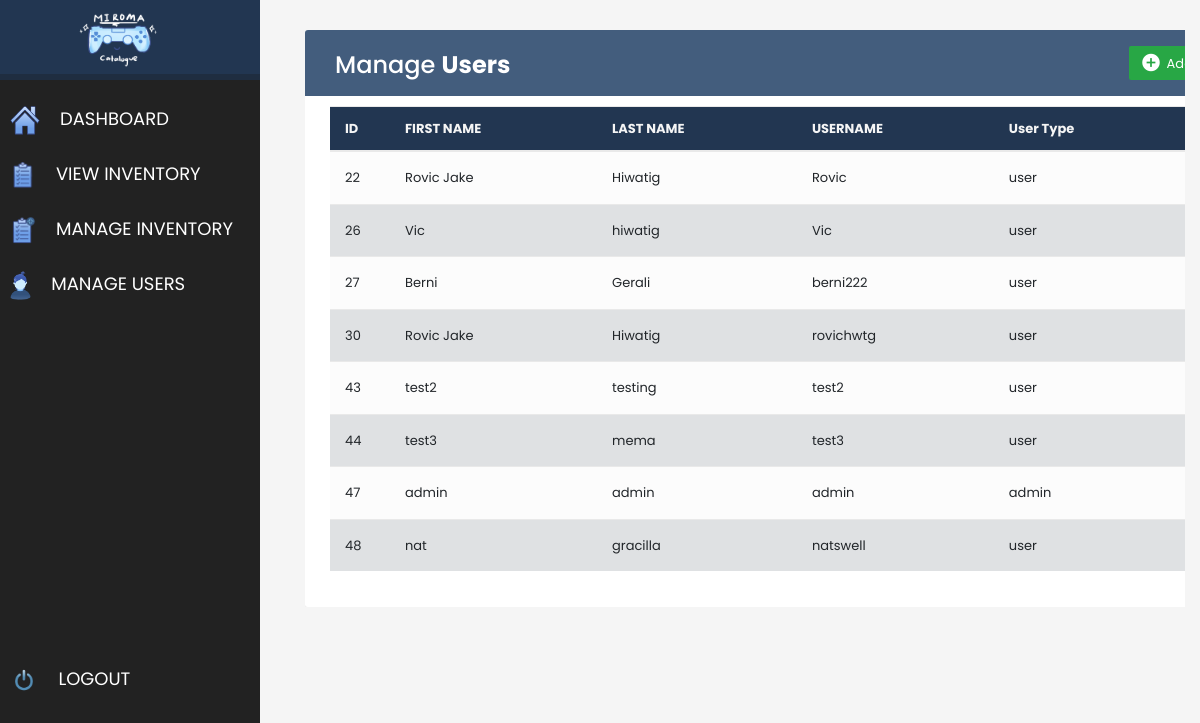
The page /a-manageuser.php on the database its author committed.
### tables this page shows
CREATE TABLE `user` (
  `UserID` int(12) NOT NULL,
  `first_name` varchar(150) NOT NULL,
  `last_name` varchar(150) NOT NULL,
  `password` varchar(150) NOT NULL,
  `username` varchar(150) NOT NULL,
  `userType` enum('user','admin') NOT NULL
);

### a-manageuser.php (the view, shortened to what this page needs)
<!DOCTYPE html>
<html lang="en">
<head>
<link rel="stylesheet" href="css/manageinv_design.css"/>
<link rel="stylesheet" href="https://stackpath.bootstrapcdn.com/bootstrap/4.5.0/css/bootstrap.min.css">
<link rel="stylesheet" href="https://maxcdn.bootstrapcdn.com/font-awesome/4.7.0/css/font-awesome.min.css">
</head>
<body>
	<nav class="side-nav">
		<div class="logo">
		  <img src="images/nav-logo.png" alt="Logo">
		</div>
		<ul>
			<li>
				<img src="images/HomeIcon.png" alt="Button" style="max-width: 30px; height: 30px;">
				<a href="dashboard.php">DASHBOARD</a>
			  </li>
			  <li>
				<img src="images/InventoryIcon.png" alt="Button" style="max-width: 30px; height: 30px; padding:10;">
				<a href="a-view-inv.php">VIEW INVENTORY</a>
			  </li>
			  <li>
				<img src="images/InventoryIcon(manage).png" alt="Button" style="max-width: 30px; height: 30px; padding:10;">
				<a href="a-manageinv.php">MANAGE INVENTORY</a>
			  </li>
			  <li><img src="images/UserIcon.png" alt="Button" style="max-width: 30px; height: 30px; padding:10;">
				<a href="a-manageuser.php">MANAGE USERS</a>
			  </li>
			  <li> <img src="images/LogOutIcon.png" alt="Button" style="max-width: 30px; height: 30px; padding:10;">
				<a href="logoutconf.php">LOGOUT</a>
			  </li>
		</ul>
	  </nav>
<div class="container-xl">
	<div class="table-responsive">
		<div class="table-wrapper">
			<div class="table-title">
				<div class="row">
					<div class="col-sm-6">
						<h2>Manage <b>Users</b></h2>
					</div>
					<div class="col-sm-6">
						<a href="#addEmployeeModal" class="btn btn-success" data-toggle="modal"><i class="material-icons">&#xE147;</i> <span>Add New Users</span></a>
					</div>
				</div>
			</div>
			<table class="table table-striped table-hover">
				<thead>
					<tr>
						<th>ID</th>
						<th>FIRST NAME</th>
						<th>LAST NAME</th>
						<th>USERNAME</th>
						<th>User Type </th>
						<th>ACTIONS </th>
					</tr>
				</thead>
				<form action="Php/deleteItem.inc.php">
					<tbody>
						<?php
							include "Php/dbh.inc.php";
							$sql = "SELECT * FROM  user";
							$result = mysqli_query($conn,$sql);
							while($row=mysqli_fetch_assoc($result)){
						?>
						<tr>
							<td><?php echo $row['UserID'] ?></td>
							<td><?php echo $row['first_name'] ?></td>
							<td><?php echo $row['last_name'] ?></td>
							<td><?php echo $row['username'] ?></td>
							<td><?php echo $row['userType'] ?></td>
							<td>
							</td>
						</tr>
						<?php
							}
						?>
					</tbody>
					</form>
				</table>
		</div>
	</div>
</div>
</body>
</html>

### css/manageinv_design.css (style rules this page uses)
* { margin: 0; padding: 0; box-sizing: border-box; font-family: 'Poppins', sans-serif; }
body { padding-left: 290px; min-height: 100vh; background-color: #f2f2f2; font-family: 'Poppins', sans-serif; }
.side-nav { position: fixed; left: 0; top: 0; bottom: 0; height: 100%; width: 260px; background-color: #222; display: flex; flex-direction: column; }
.side-nav ul { list-style: none; padding: 0; margin: 0; flex-grow: 1; }
.side-nav li { display: flex; padding: 10px; padding-top: 15px; }
.side-nav a { margin-left: 20px; font-size: 18px; display: block; color: #fff; text-decoration: none; }
.side-nav li:first-child { margin-top: 10px; }
.side-nav li:last-child { margin-top: 290px; }
.logo { width: auto; height: 80px; padding: 4px; background:#223651; border-bottom: 6px solid #1f2d40; }
.logo img { height: 70px; max-width: auto; padding-top: 4px;; padding-left: 10px; padding-bottom: 10px; margin-top: 4px; margin-left: 60px; margin-right: auto; }
table { width: 100%; }
table, th, td { border-collapse: collapse; padding: 1rem; text-align: left; }
thead th { position: sticky; top: 0; left: 0; background-color: #223651; color: whitesmoke; cursor: pointer; text-transform: capitalize; }
tbody tr:nth-child(odd) { background-color: #6b6f7664; }
tbody tr:nth-child(even) { background-color: #b4b8bc6b; }
tbody tr { --delay: .1s; transition: .5s ease-in-out var(--delay), background-color 0s; }
tbody tr td, tbody tr td p, tbody tr td img { transition: .2s ease-in-out; }

### a-manageuser.php (style rules this page uses)
body { color: #566787; background: #f5f5f5; font-family: 'Varela Round', sans-serif; font-size: 13px; }
.side-nav { position: fixed; left: 0; top: 0; bottom: 0; height: 100%; width: 260px; background-color: #222; display: flex; flex-direction: column; text-decoration: none !important; }
.side-nav ul { list-style: none; padding: 0; margin: 0; flex-grow: 1; text-decoration: none !important; }
.side-nav li { display: flex; padding: 10px; padding-top: 15px; text-decoration: none !important; }
.side-nav a { margin-left: 20px; font-size: 18px; display: block; color: #fff; text-decoration: none; }
.side-nav li:first-child { margin-top: 10px; }
.side-nav li:last-child { margin-top: 340px; }
.logo { width: auto; height: 80px; padding: 4px; background:#223651; border-bottom: 6px solid #1f2d40; }
.logo img { height: 70px; max-width: auto; padding-top: 4px;; padding-left: 10px; padding-bottom: 10px; margin-top: 4px; margin-left: 60px; margin-right: auto; }
.table-responsive { margin: 30px 0; }
.table-wrapper { background: #fff; padding: 20px 25px; border-radius: 3px; min-width: 1000px; box-shadow: 0 1px 1px rgba(0,0,0,.05); }
.table-title { padding-bottom: 15px; background: #435d7d; color: #fff; padding: 16px 30px; min-width: 100%; margin: -20px -25px 10px; border-radius: 3px 3px 0 0; }
.table-title h2 { margin: 5px 0 0; font-size: 24px; }
.table-title .btn { color: #fff; float: right; font-size: 13px; border: none; min-width: 50px; border-radius: 2px; border: none; outline: none !important; margin-left: 10px; }
.table-title .btn i { float: left; font-size: 21px; margin-right: 5px; }
.table-title .btn span { float: left; margin-top: 2px; }
table.table tr th, table.table tr td { border-color: #e9e9e9; padding: 12px 15px; vertical-align: middle; }
table.table tr th:first-child { width: 60px; }
table.table tr th:last-child { width: 100px; }
table.table-striped tbody tr:nth-of-type(odd) { background-color: #fcfcfc; }

### rows shown on the page
user: UserID "22", first_name "Rovic Jake", last_name "Hiwatig", username "Rovic", userType "user"
user: UserID "26", first_name "Vic", last_name "hiwatig", username "Vic", userType "user"
user: UserID "27", first_name "Berni", last_name "Gerali", username "berni222", userType "user"
user: UserID "30", first_name "Rovic Jake", last_name "Hiwatig", username "rovichwtg", userType "user"
user: UserID "43", first_name "test2", last_name "testing", username "test2", userType "user"
user: UserID "44", first_name "test3", last_name "mema", username "test3", userType "user"
user: UserID "47", first_name "admin", last_name "admin", username "admin", userType "admin"
user: UserID "48", first_name "nat", last_name "gracilla", username "natswell", userType "user"
